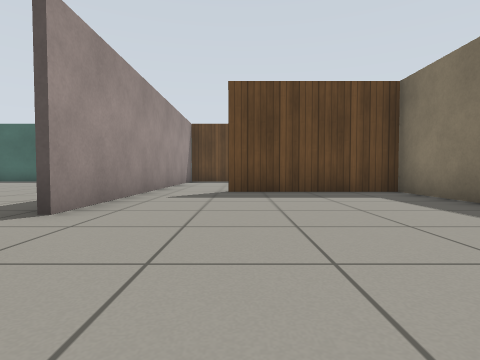
view 1 (above)

17 first-person views from a walk through a world built for the Gazebo simulator. The camera is 0.5 m above the floor, tilts 2° down and sees 80° across. The floor is counted in squares, 1 m on a side. Each view is taken from the middle of a square. On the plan, view 1 faces up. The plan holds only what a view shows up to about 9 squares ahead; the rest is blank. Simple patterns stand in for the simulator's built-in surfaces.

view 2
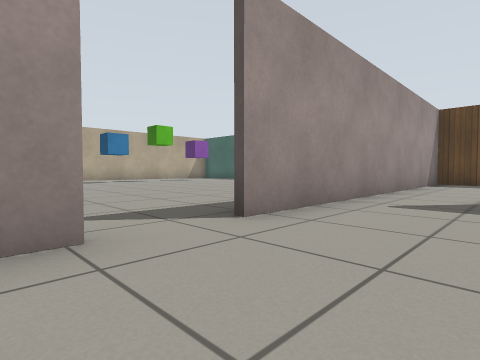

view 3
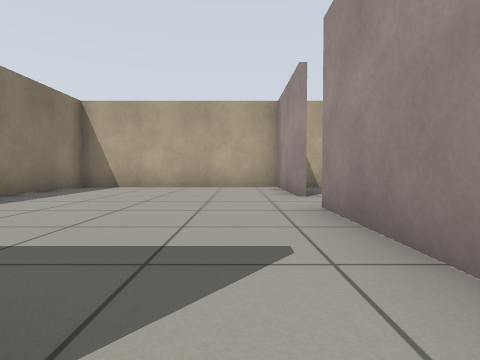

view 4
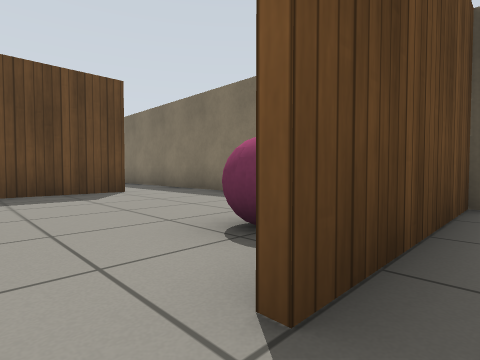

view 5
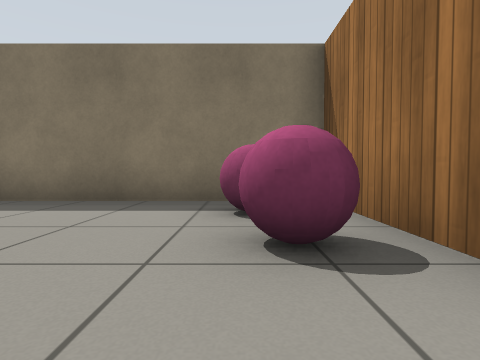

view 6
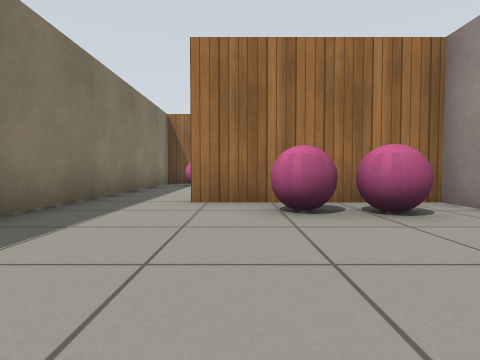

view 7
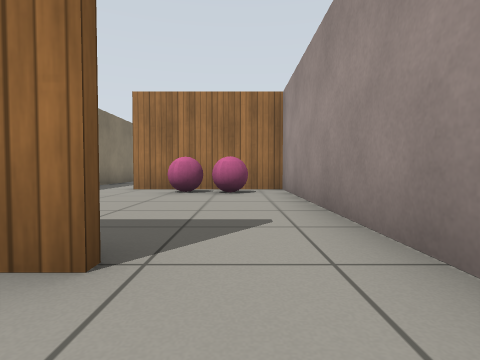

view 8
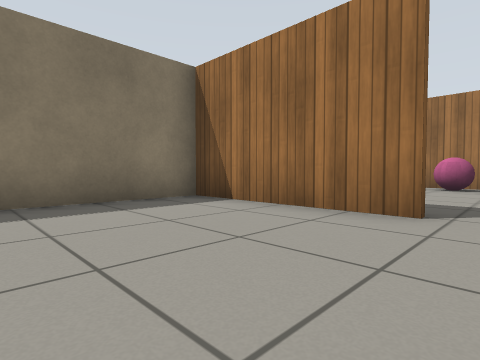

view 9
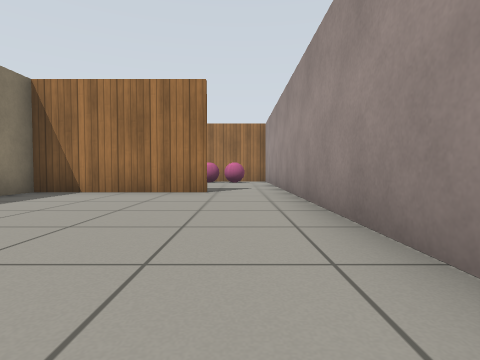

view 10
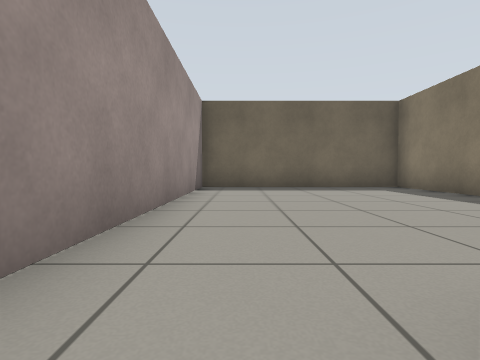

view 11
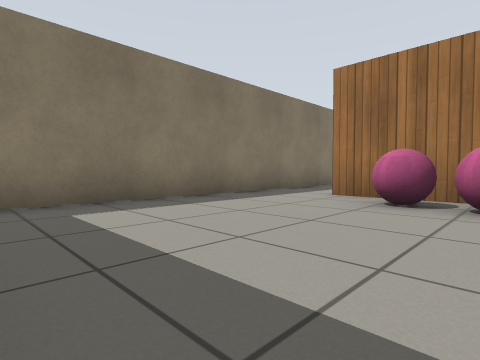

view 12
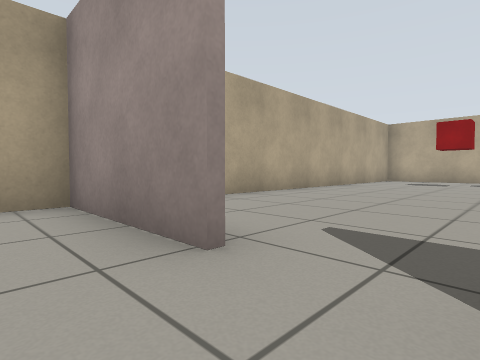

view 13
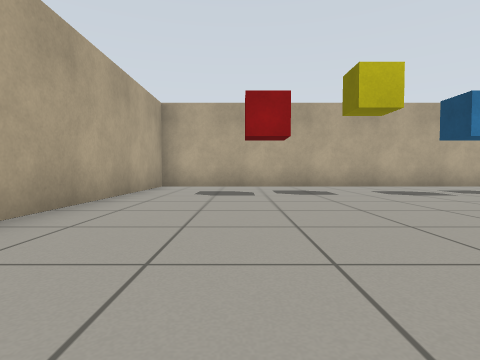

view 14
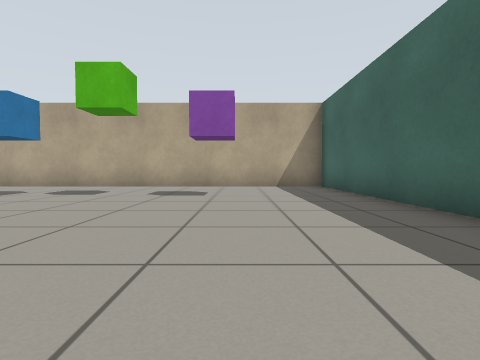

view 15
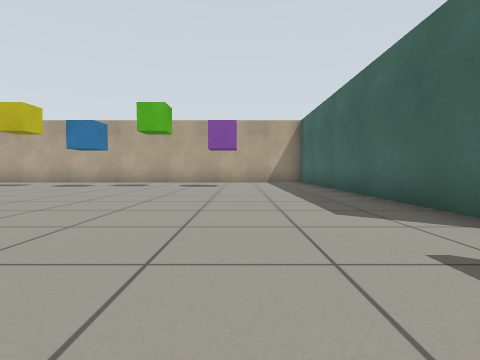

view 16
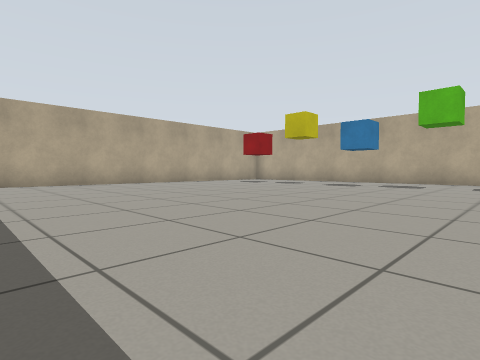

view 17
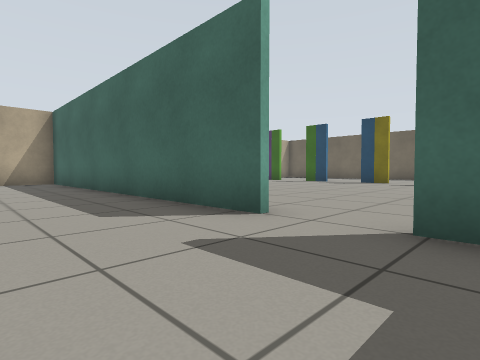

### Floor plan
Points are (right, up) in squares from view 1. A wall is a line through its corners. A room is listed if a view was taken in it or the views show most of it. See-through windows are left out.
Room 1 (views 1, 2, 3, 4, 5, 12)
walls: (1.4, 6.7) (3.6, 6.7); (3.6, 4.2) (3.6, 11.4); (3.6, 6.5) (-0.4, 6.5); (-2.1, 1.6) (-2.1, -1.3) (3.6, -1.3) (3.6, 1.6); (1.9, 12.5) (0.4, 12.5); (-2.1, 12.1) (-2.1, 3.1)
ways out: opening at (2.5, 12.5) to room 2; opening at (-2, 2.5) to room 4
objects: magenta ball (1, 7) to (1, 8); magenta ball (2, 8) to (3, 8)
Room 2 (views 6, 10, 11)
walls: (-2.1, 12.6) (1.8, 12.6); (3.6, 11.4) (3.6, 17.6); (-2.1, 18.6) (-2.1, 12.1)
ways out: opening at (2.5, 12.5) to room 1; opening at (-1, 18) to room 3
objects: magenta ball (-1, 13) to (-1, 14); magenta ball (0, 13) to (0, 14)
Room 3 (views 7, 8, 9)
walls: (3.6, 23.4) (3.6, 26.3) (-2.1, 26.3) (-2.1, 18.6); (-0.4, 18.6) (3.6, 18.6) (3.6, 21.6)
ways out: opening at (-1, 18) to room 2
Room 4 (views 13, 14, 15, 16, 17)
walls: (-10, 12.5) (-14.6, 12.5) (-14.6, -1.3) (-2.9, -1.3); (-5.1, 12.5) (-8.5, 12.5); (-3.1, 12.5) (-3.6, 12.5)
ways out: opening at (-2, 2.5) to room 1; opening at (-11, 12); opening at (-4.5, 12.5)
objects: red box (-12, 1) to (-11, 2); yellow box (-12, 3) to (-11, 4); blue box (-12, 5) to (-11, 6); green box (-12, 7) to (-11, 8); purple box (-12, 9) to (-11, 10)

Where each view was taken, in squares from view 1:
view 1: 0 up, 0 right, facing up
view 2: 1 up, 0 right, facing up-left
view 3: 7 up, 1 left, facing down
view 4: 6 up, 1 left, facing up-right
view 5: 8 up, 1 left, facing right
view 6: 17 up, 1 right, facing down
view 7: 20 up, 1 left, facing down
view 8: 22 up, 1 left, facing down-right
view 9: 25 up, 1 left, facing down
view 10: 18 up, 1 left, facing up
view 11: 18 up, 1 left, facing down-right
view 12: 3 up, 1 left, facing down-left
view 13: 1 up, 6 left, facing left
view 14: 10 up, 6 left, facing left
view 15: 10 up, 3 left, facing left
view 16: 9 up, 3 left, facing down-left
view 17: 10 up, 3 left, facing up-left
